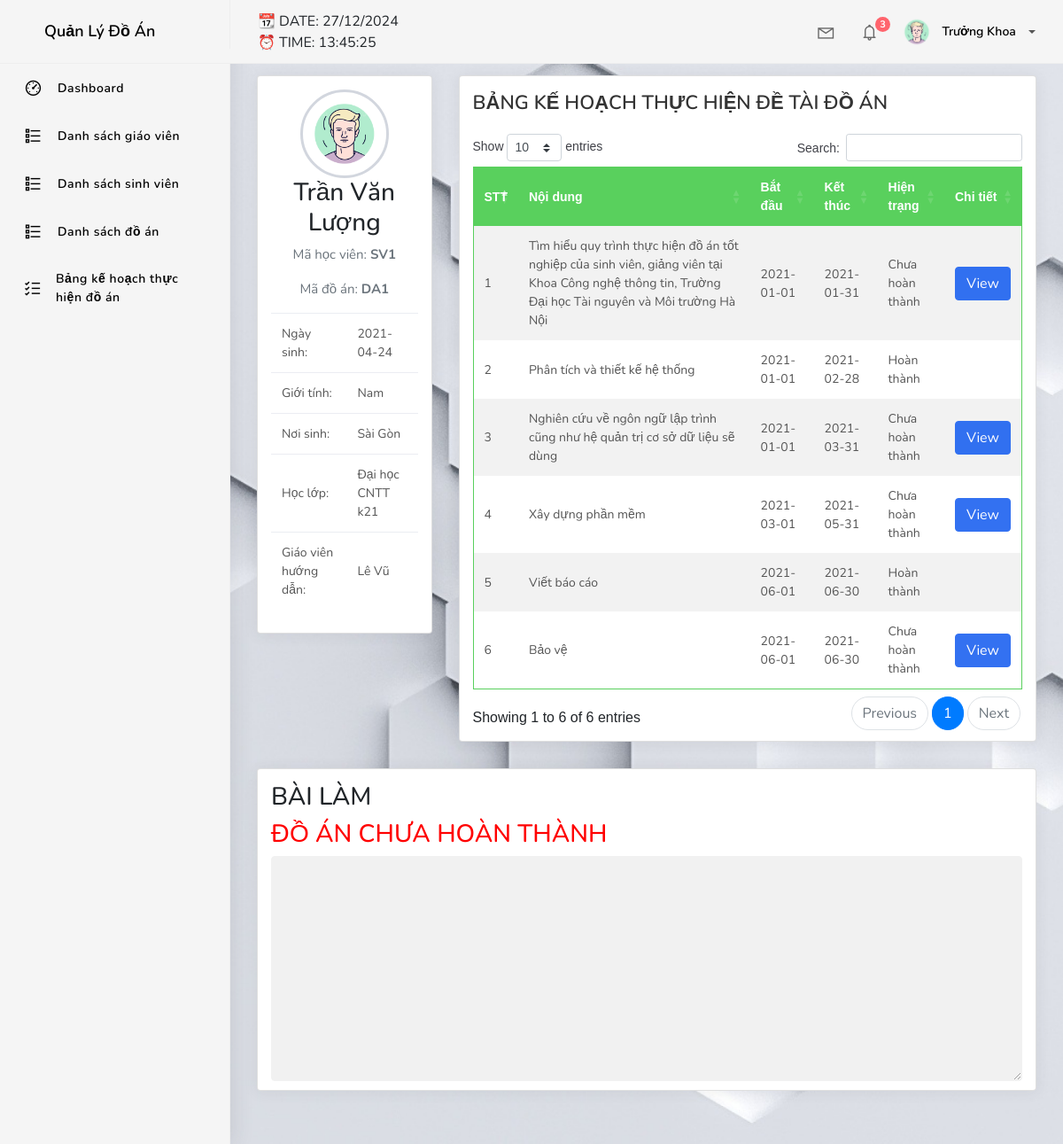
The app's page /home.php?page=deans&method=view-tutorial-student&id=SV1 (signed in) with its own data.
### tables this page shows
CREATE TABLE `students` (
  `id` varchar(20) NOT NULL,
  `name` varchar(40) NOT NULL,
  `id_class` varchar(20) NOT NULL,
  `birthday` date NOT NULL DEFAULT current_timestamp(),
  `sex` tinyint(4) NOT NULL,
  `address` varchar(40) NOT NULL,
  `phone` varchar(10) NOT NULL,
  `email` varchar(255) NOT NULL
);

CREATE TABLE `projects` (
  `id` varchar(20) NOT NULL,
  `name` varchar(255) NOT NULL,
  `id_topic` varchar(20) NOT NULL,
  `id_student` varchar(20) NOT NULL,
  `id_teacher` varchar(20) NOT NULL,
  `created_at` date NOT NULL,
  `endtime` date NOT NULL DEFAULT current_timestamp()
);

CREATE TABLE `classes` (
  `id` varchar(20) NOT NULL,
  `name` varchar(20) NOT NULL
);

CREATE TABLE `teachers` (
  `id` varchar(20) NOT NULL,
  `name` varchar(40) NOT NULL,
  `birthday` date NOT NULL DEFAULT current_timestamp(),
  `address` varchar(255) NOT NULL,
  `phone` varchar(10) NOT NULL,
  `email` varchar(255) NOT NULL
);

CREATE TABLE `details` (
  `id_project` varchar(20) NOT NULL,
  `id_progress` varchar(20) NOT NULL,
  `content` text NOT NULL,
  `status` tinyint(4) NOT NULL DEFAULT 0,
  `comment` text NOT NULL
);

CREATE TABLE `progress` (
  `id` varchar(20) NOT NULL,
  `title` text NOT NULL,
  `start` date NOT NULL DEFAULT current_timestamp(),
  `end` date NOT NULL DEFAULT current_timestamp()
);

### config/myConfig.php (called while the page is built, shortened)
<?php
	class Connect
	{
		function __construct()
		{
			try {
				$this->pdo = new PDO(self::dns, self::user, self::passw);
				$this->pdo->query("SET NAMES utf8");
			} catch (PDOException $e) {
				echo $e->getMessage();
				exit();
			}
		}
	}

### model/teachers.php (called while the page is built, shortened)
<?php
include_once './config/myConfig.php';
class deans extends Connect
{
    function __construct()
    {
        parent:: __construct();
    }
    function indexstudentview($id)
    {
        $sql = "SELECT projects.id as 'idpr', students.id, students.name as 'namest', students.id_class as'id_cl', students.birthday, students.address, students.phone, students.email, classes.name as 'namecl', teachers.name as'namete', students.sex FROM students,classes,projects,teachers WHERE students.id=$id AND students.id_class=classes.id AND projects.id_student=students.id AND projects.id_teacher=teachers.id";
        $pre = $this->pdo->prepare($sql);
		$pre->execute();
		return $pre->fetchAll(PDO::FETCH_ASSOC);
    }
    function indexplan($idpr)
    {
        $sql = "SELECT progress.id, progress.title, progress.start, progress.end, details.status, details.comment FROM progress, details WHERE details.id_progress=progress.id AND details.id_project = $idpr";
        $pre = $this->pdo->prepare($sql);
		$pre->execute();
		return $pre->fetchAll(PDO::FETCH_ASSOC);
    }
    function getprojectprogressdone($id_student)
    {
        $sql = "SELECT details.id_project, details.id_progress, details.comment, details.content, details.status, projects.endtime FROM progress, projects, students, details WHERE details.id_project = projects.id AND details.id_progress = progress.id AND projects.id_student = students.id AND students.id = $id_student AND details.id_progress = (SELECT MAX(details.id_progress) FROM details)";
        $pre = $this->pdo->prepare($sql);
		$pre->execute();
		return $pre->fetchAll(PDO::FETCH_ASSOC);
    }
}
?>

### view/deans.php (the view, shortened to what this page needs)
<?php
switch ($method) {
?>
    <?php
    case 'view-tutorial-student':
    ?>
        <div class="row">
            <div class="col-md-3">
                <div class="card">
                    <div class="card-body">
                        <div id="" class="">
                            <img class="profile-user-img img-responsive img-circle " src="./assets//img/profile.jpg" alt=""
                                style="margin: 0 auto;
                                width         : 100px;
                                padding       : 3px;
                                border        : 3px solid #d2d6de;
                                border-radius : 50%;
                                display       : block;
                                max-width     : 100%;
                                height        : auto;
                                vertical-align: middle;">
                            <?php
                            foreach ($result as $key => $value) {
                            ?>
                                <h3 class="profile-username text-center"><?php echo $value['namest'] ?>
                                </h3>
                                <p class="text-muted text-center">Mã học viên: <b><?php echo $value['id'] ?></b>
                                </p>
                                <p class="text-muted text-center">Mã đồ án: <b><?php echo $value['idpr'] ?></b>
                                </p>
                                <table class="table table-condensed tb-info-hv">
                                    <tbody>
                                        <tr>
                                            <td>Ngày sinh: </td>
                                            <td title="<?php echo $value['birthday'] ?>"><?php echo $value['birthday'] ?>
                                            </td>
                                        </tr>
                                        <tr>
                                            <td>Giới tính: </td>
                                            <td><?php if ($value['sex'] == 1) {
                                                    echo 'Nam';
                                                } else {
                                                    echo 'Nữ';
                                                }
                                                ?></td>
                                        </tr>
                                        <tr>
                                            <td>Nơi sinh: </td>
                                            <td><?php echo $value['address'] ?>
                                            </td>
                                        </tr>
                                        <tr>
                                            <td>Học lớp: </td>
                                            <td><?php echo $value['namecl'] ?>
                                            </td>
                                        </tr>
                                        <tr>
                                            <td>Giáo viên hướng dẫn: </td>
                                            <td><?php echo $value['namete'] ?></td>
                                        </tr>
                                    <?php
                                }
                                    ?>
                                    </tbody>
                                </table>
                        </div>
                    </div>
                </div>
            </div>
            <div class="col-md-9">
                <div class="card">
                    <div class="card-body">
                        <h4 class="page-title" style="text-transform: uppercase;">Bảng kế hoạch thực hiện đề tài đồ án</h4>
                        <table id="list-projects" class="table table-head-bg-success table-striped table-hover">
                            <thead>
                                <tr>
                                    <th scope="col">STT</th>
                                    <th scope="col">Nội dung</th>
                                    <th scope="col">Bắt đầu</th>
                                    <th scope="col">Kết thúc</th>
                                    <th scope="col">Hiện trạng</th>
                                    <th scope="col">Chi tiết</th>
                                </tr>
                            </thead>
                            <tbody>
                                <?php $stt = 0;
                                foreach ($plan as $key => $value) {
                                    $stt += 1;
                                ?>
                                    <tr>
                                        <td><?php echo $stt; ?></td>
                                        <td><?php echo $value['title']; ?></td>
                                        <td><?php echo $value['start']; ?></td>
                                        <td><?php echo $value['end']; ?></td>
                                        <td><?php if ($value['status'] == 1) {
                                                echo 'Hoàn thành';
                                            } else if ($value['status'] == 0 || $value['status'] == '') {
                                                echo 'Chưa hoàn thành';
                                            }
                                            ?></td>
                                        <td>
                                            <?php if ($value['status'] == 1) {
                                            } else if ($value['status'] == 0 || $value['status'] == '') {
                                            ?><a
                                                    href="home.php?page=deans&method=view-comment&id=<?php echo $result[0]['id'] ?>&id-comment=<?php echo $value['id']; ?>"
                                                    class="btn btn-primary">View</a><?php
                                                                                }
                                                                                    ?>
                                        </td>
                                    </tr>
                                <?php
                                }
                                ?>
                            </tbody>
                        </table>
                    </div>
                </div>
            </div>
            <div class="col-md-12">
                <div class="card">
                    <div class="card-body">
                        <div id="" class="">
                            <h3 class="page-title" style="text-transform: uppercase;">Bài làm
                            </h3>
                            <h3 style="text-transform: uppercase; color: red;">
                                <?php if ($contentdone[0]['content'] == '') {
                                    echo 'Đồ án chưa hoàn thành';
                                } ?>
                            </h3>
                            <div class="view">
                                <?php
                                if (empty($content) == null && $content[0]['endtime'] == '0000-00-00') {
                                    $cont = $content;
                                } else {
                                    $cont = $contentdone;
                                }
                                foreach ($cont as $value) { ?>
                                    <textarea class="form-control ckeditor" name="content" id="content" cols="30" rows="10"
                                        disabled>
                                    <?php echo $value['content'] ?>
                                    </textarea>
                                <?php }
                                ?>
                            </div>
                        </div>
                    </div>
                </div>
            </div>
        </div>
    <?php
        break;
    ?>
<?php
}
?>

### records on screen
students: name "Trần Văn Lượng", id "SV1", projects.id "DA1", birthday "2021-04-24", sex "Nam", address "Sài Gòn", id_class.name "Đại học CNTT k21", teachers.name "Lê Vũ"
details: id_progress.title "Tìm hiểu quy trình thực hiện đồ án tốt nghiệp của sinh viên, giảng viên tại Khoa Công nghệ thông tin, Trường Đại học Tài nguyên và Môi trường Hà Nội", id_progress.start "2021-01-01", id_progress.end "2021-01-31", status "Chưa hoàn thành"
details: id_progress.title "Phân tích và thiết kế hệ thống", id_progress.start "2021-01-01", id_progress.end "2021-02-28", status "Hoàn thành"
details: id_progress.title "Nghiên cứu về ngôn ngữ lập trình cũng như hệ quản trị cơ sở dữ liệu sẽ dùng", id_progress.start "2021-01-01", id_progress.end "2021-03-31", status "Chưa hoàn thành"
details: id_progress.title "Xây dựng phần mềm", id_progress.start "2021-03-01", id_progress.end "2021-05-31", status "Chưa hoàn thành"
details: id_progress.title "Viết báo cáo", id_progress.start "2021-06-01", id_progress.end "2021-06-30", status "Hoàn thành"
details: id_progress.title "Bảo vệ", id_progress.start "2021-06-01", id_progress.end "2021-06-30", status "Chưa hoàn thành"

### other values on screen
$_SESSION['name'] "Trưởng Khoa"
